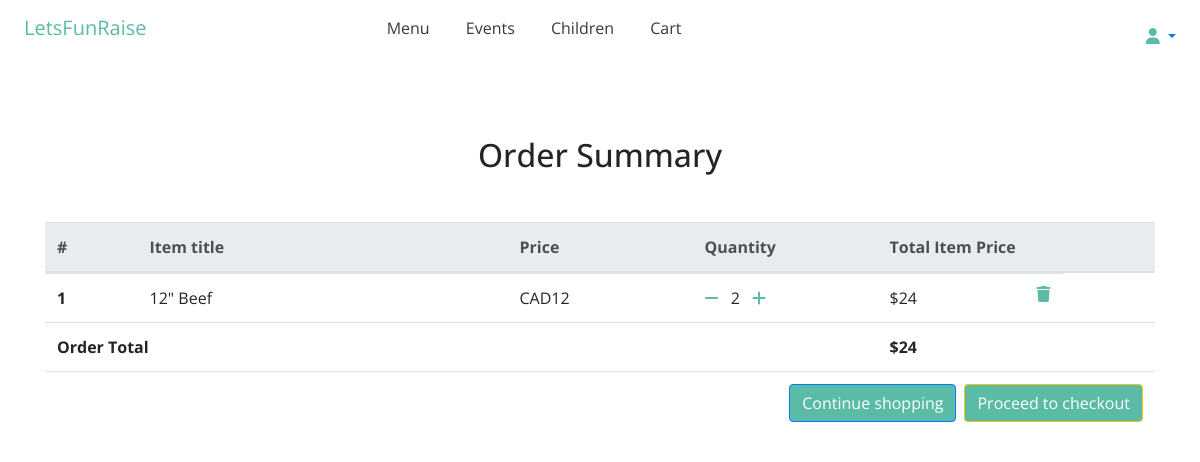
The app's page /order-summary/ (signed in) with its own data.
### parent/models.py (models this page shows, shortened)
class OrderItem(models.Model):
    user = models.ForeignKey(User, on_delete=models.CASCADE)
    ordered = models.BooleanField(default=False)
    item = models.ForeignKey(MenuItem, on_delete=models.CASCADE)
    quantity = models.IntegerField(default=1)
    def get_total_item_price(self):
        return self.quantity * self.item.price

class Order(models.Model):
    user = models.ForeignKey(User, on_delete=models.CASCADE)
    items = models.ManyToManyField(OrderItem)
    order_date = models.DateTimeField(auto_now_add=True)
    event_date = models.DateTimeField()
    ordered = models.BooleanField(default=False)
    shipping_address = models.ForeignKey(
        'Address', related_name='shipping_address', on_delete=models.SET_NULL, blank=True, null=True)
    billing_address = models.ForeignKey(
        'Address', related_name='billing_address', on_delete=models.SET_NULL, blank=True, null=True)
    def get_total(self):
        total = 0
        for order_item in self.items.all():
            total += order_item.get_total_item_price() #order_item.get_final_price()
        return total

### vendor/models.py (models this page shows, shortened)
class MenuItem(models.Model): #menuitem_set -> queryset
    user = models.ForeignKey(User, default=1, null=True, on_delete=models.SET_NULL)
    title = models.CharField(max_length=120)
    slug = models.SlugField(unique=True)
    description = models.TextField(null=True, blank=True)
    price = models.IntegerField()
    category = models.CharField(choices=CATEGORY_CHOICES, max_length=1, default='M')
    label = models.CharField(choices=LABEl_CHOICES, max_length=1, default='-')

### parent/views.py (the view)
# urls.py: path('order-summary/', OrderSummaryView.as_view(), name='order-summary'),
class OrderSummaryView(LoginRequiredMixin, View):
    def get(self, *args, **kwargs):
        try:
            order = Order.objects.get(user=self.request.user, ordered=False)
            context = {
                'object': order
            }
            return render(self.request, 'order/order_summary.html', context)
        except ObjectDoesNotExist:
            messages.warning(self.request, "You do not have an active order")
            return redirect("/")

### accounts/models.py (called while the page is built)
    @property
    def is_parent(self):
        return self.parent

    @property
    def is_active(self):
        return self.active

### parent/templates/order/order_summary.html (shortened to what this page needs)
{% extends "base.html" %}
{% block content %}
    <div class="container">
        <div class="row">
            <div class="col-md-12 mb-4">
                <div class="table-responsive text-nowrap">
                    <h2 class="my-5 h2 text-center">Order Summary</h2>
                    <table class="table text-left">
                        <thead class="thead-light">
                            <tr class='d-flex'>
                                <th class="col-1">#</th>
                                <th class="col-4">Item title</th>
                                <th class="col-2">Price</th>
                                <th class="col-2">Quantity</th>
                                <th class="col-3">Total Item Price</th>
                            </tr>
                        </thead>
                        <tbody>
                            {% for order_item in object.items.all %}
                            <tr class='d-flex'>
                                <th class="col-1">{{ forloop.counter }}</th>
                                <td class="col-4">{{ order_item.item.title }}</td>
                                <td class="col-2">CAD{{ order_item.item.price }}</td>
                                <td class="col-2">
                                    <a href="{% url 'parent:remove-item-from-cart' order_item.item.slug %}"><i
                                            class="fas fa-minus mr-2"></i></a>
                                    {{ order_item.quantity }}
                                    <a href="{% url 'parent:add-to-cart' order_item.item.slug %}"><i
                                            class="fas fa-plus ml-2"></i></a>
                                </td>
                                <td class="col-2">
                                    ${{ order_item.get_total_item_price }}
                                    <a href="{% url 'parent:remove-from-cart' order_item.item.slug %}">
                                        <i class="fas fa-trash float-right"></i>
                                    </a>
                                </td>
                            </tr>
                            {% endfor %}
                            {% if object.get_total %}
                            <tr class='d-flex'>
                                <td class="col-2"><b>Order Total</b></td>
                                <td class="col-7"></td>
                                <td class="col-3"><b>${{ object.get_total }}</b></td>
                            </tr>
                            <tr class='d-flex'>
                                <td class="col-6"</td>
                                <td class="col-6">
                                    <a class='btn btn-warning float-right ml-2' href='/order/checkout/'>Proceed to
                                        checkout</a>
                                    <a class='btn btn-primary float-right' href='/menu/'>Continue shopping</a>
                                </td>
                            </tr>
                            {% endif %}
                        </tbody>
                    </table>
                </div>
            </div>
        </div>
    </div>
{% endblock content %}

### static/css/main.css (style rules this page uses)
body { font-family: Open Sans, sans-serif; }
.btn { background-color: #5ABBA6; color: white; }
.fas { color: #5ABBA6; }

### records on screen
OrderItem: item "12\" Beef", item.price "12", quantity "2", get_total_item_price "24"
Order: get_total "24"
